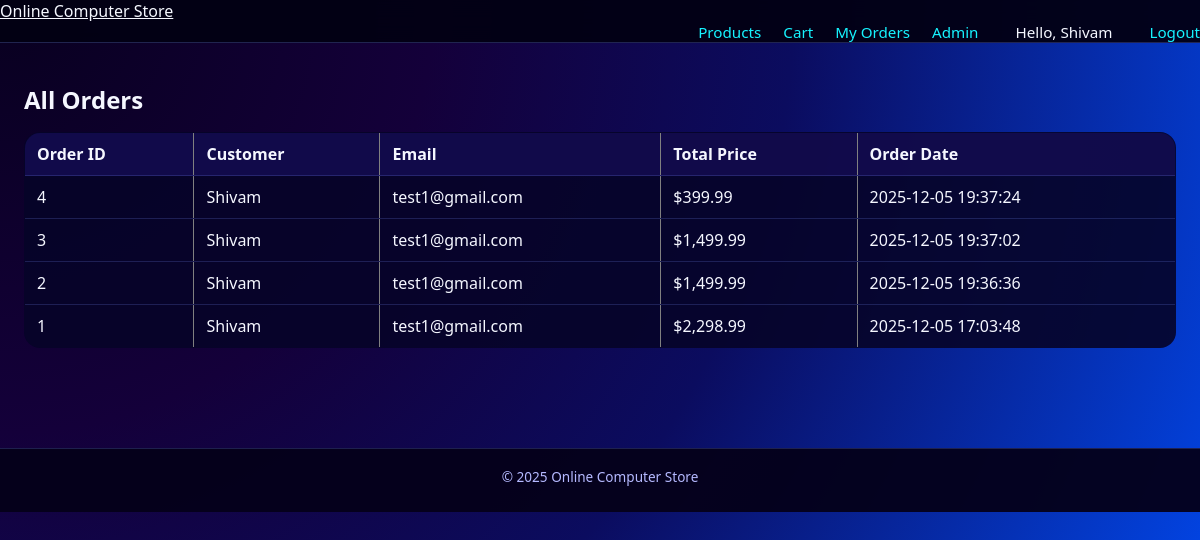
Page /admin_orders.php (signed in) on the committed database.
### tables this page shows
CREATE TABLE `orders` (
  `id` int(11) NOT NULL,
  `user_id` int(11) NOT NULL,
  `total_price` decimal(10,2) DEFAULT NULL,
  `order_date` datetime DEFAULT current_timestamp()
);

CREATE TABLE `users` (
  `id` int(11) NOT NULL,
  `name` varchar(150) DEFAULT NULL,
  `email` varchar(150) DEFAULT NULL,
  `password` varchar(255) DEFAULT NULL,
  `is_admin` tinyint(1) DEFAULT 0
);

### admin_orders.php (the view, shortened to what this page needs)
<?php
require_once './includes/header.php';
require_once './db/conn.php';
$sql = "SELECT orders.id,
               orders.total_price,
               orders.order_date,
               users.name,
               users.email
        FROM orders
        INNER JOIN users ON orders.user_id = users.id
        ORDER BY orders.order_date DESC";
$result = mysqli_query($conn, $sql);
?>
<h2>All Orders</h2>
<?php
if (mysqli_num_rows($result) == 0) {
    echo "<p>No orders yet.</p>";
} else {
    ?>
    <table border="1" cellpadding="8" cellspacing="0">
        <tr>
            <th>Order ID</th>
            <th>Customer</th>
            <th>Email</th>
            <th>Total Price</th>
            <th>Order Date</th>
        </tr>
        <?php while ($row = mysqli_fetch_assoc($result)) { ?>
            <tr>
                <td><?php echo $row['id']; ?></td>
                <td><?php echo htmlspecialchars($row['name']); ?></td>
                <td><?php echo htmlspecialchars($row['email']); ?></td>
                <td>$<?php echo number_format($row['total_price'], 2); ?></td>
                <td><?php echo $row['order_date']; ?></td>
            </tr>
        <?php } ?>
    </table>
    <?php
}
?>
<?php
require_once './includes/footer.php';
?>

### css/style.css (style rules this page uses)
* { margin: 0; padding: 0; box-sizing: border-box; }
html, body { height: 100%; }
body { font-family: system-ui, -apple-system, BlinkMacSystemFont, "Segoe UI", sans-serif; background: radial-gradient(circle at top left, #08001f 0, #14003a 30%, #0b0c5f 55%, #0050ff 100%); color: #f5f7ff; }
table { width: 100%; border-collapse: collapse; margin-top: 16px; background: rgba(6, 4, 41, 0.9); border-radius: 16px; overflow: hidden; }
th, td { padding: 10px 12px; border-bottom: 1px solid rgba(120, 144, 255, 0.2); }
th { text-align: left; background: rgba(18, 12, 78, 0.9); }

### rows in the picture
orders: id "4", user.name "Shivam", user.email "test1@gmail.com", total_price "399.99", order_date "2025-12-05 19:37:24"
orders: id "3", user.name "Shivam", user.email "test1@gmail.com", total_price "1,499.99", order_date "2025-12-05 19:37:02"
orders: id "2", user.name "Shivam", user.email "test1@gmail.com", total_price "1,499.99", order_date "2025-12-05 19:36:36"
orders: id "1", user.name "Shivam", user.email "test1@gmail.com", total_price "2,298.99", order_date "2025-12-05 17:03:48"

### other values in the picture
$_SESSION['username'] "Shivam"
